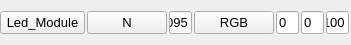
  <widget class="QWidget" name="horizontalLayoutWidget">
   <property name="geometry">
    <rect>
     <x>410</x>
     <y>130</y>
     <width>351</width>
     <height>31</height>
    </rect>
   </property>
   <property name="font">
    <font>
     <family>Arial</family>
     <pointsize>9</pointsize>
    </font>
   </property>
   <layout class="QHBoxLayout" name="horizontalLayout" stretch="4,1,1,1,1,1,1">
    <property name="spacing">
     <number>2</number>
    </property>
    <property name="leftMargin">
     <number>0</number>
    </property>
    <property name="rightMargin">
     <number>2</number>
    </property>
    <item>
     <widget class="QPushButton" name="Led_Module">
      <property name="font">
       <font>
        <family>Arial</family>
        <pointsize>10</pointsize>
        <weight>50</weight>
        <italic>false</italic>
        <bold>false</bold>
       </font>
      </property>
      <property name="styleSheet">
       <string notr="true">font: 10pt &quot;Arial&quot;;</string>
      </property>
      <property name="text">
       <string>Led_Module</string>
      </property>
     </widget>
    </item>
    <item>
     <widget class="QPushButton" name="W">
      <property name="font">
       <font>
        <family>Arial</family>
        <pointsize>10</pointsize>
        <weight>50</weight>
        <italic>false</italic>
        <bold>false</bold>
       </font>
      </property>
      <property name="styleSheet">
       <string notr="true">font: 10pt &quot;Arial&quot;;</string>
      </property>
      <property name="text">
       <string>N</string>
      </property>
     </widget>
    </item>
    <item>
     <widget class="QLineEdit" name="Color_W">
      <property name="font">
       <font>
        <family>Arial</family>
        <pointsize>10</pointsize>
        <weight>50</weight>
        <italic>false</italic>
        <bold>false</bold>
       </font>
      </property>
      <property name="styleSheet">
       <string notr="true">font: 10pt &quot;Arial&quot;;</string>
      </property>
      <property name="text">
       <string>4095</string>
      </property>
      <property name="maxLength">
       <number>32767</number>
      </property>
     </widget>
    </item>
    <item>
     <widget class="QPushButton" name="RGB">
      <property name="font">
       <font>
        <family>Arial</family>
        <pointsize>10</pointsize>
        <weight>50</weight>
        <italic>false</italic>
        <bold>false</bold>
       </font>
      </property>
      <property name="styleSheet">
       <string notr="true">font: 10pt &quot;Arial&quot;;</string>
      </property>
      <property name="text">
       <string>RGB</string>
      </property>
     </widget>
    </item>
    <item>
     <widget class="QLineEdit" name="Color_R">
      <property name="font">
       <font>
        <family>Arial</family>
        <pointsize>10</pointsize>
        <weight>50</weight>
        <italic>false</italic>
        <bold>false</bold>
       </font>
      </property>
      <property name="styleSheet">
       <string notr="true">font: 10pt &quot;Arial&quot;;</string>
      </property>
      <property name="text">
       <string>0</string>
      </property>
     </widget>
    </item>
    <item>
     <widget class="QLineEdit" name="Color_G">
      <property name="font">
       <font>
        <family>Arial</family>
        <pointsize>10</pointsize>
        <weight>50</weight>
        <italic>false</italic>
        <bold>false</bold>
       </font>
      </property>
      <property name="styleSheet">
       <string notr="true">font: 10pt &quot;Arial&quot;;</string>
      </property>
      <property name="text">
       <string>0</string>
      </property>
     </widget>
    </item>
    <item>
     <widget class="QLineEdit" name="Color_B">
      <property name="font">
       <font>
        <family>Arial</family>
        <pointsize>10</pointsize>
        <weight>50</weight>
        <italic>false</italic>
        <bold>false</bold>
       </font>
      </property>
      <property name="styleSheet">
       <string notr="true">font: 10pt &quot;Arial&quot;;</string>
      </property>
      <property name="text">
       <string>100</string>
      </property>
     </widget>
    </item>
   </layout>
  </widget>
